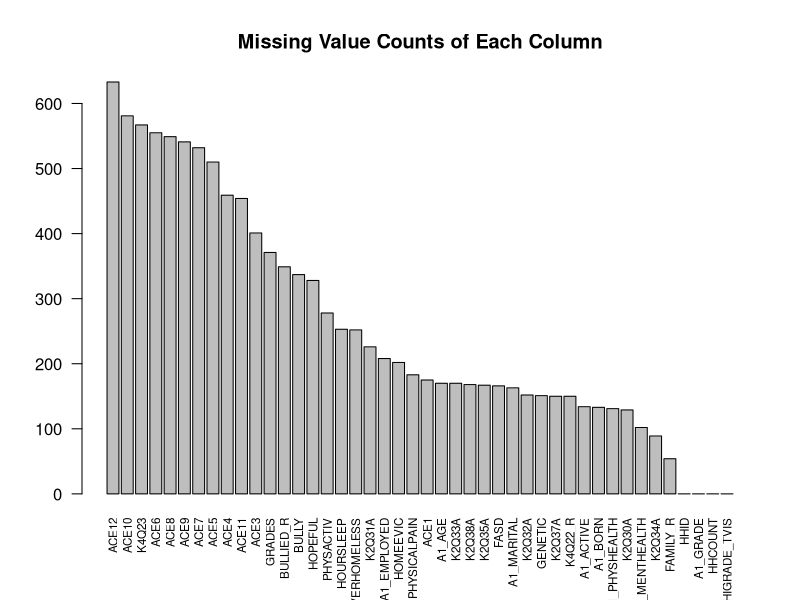
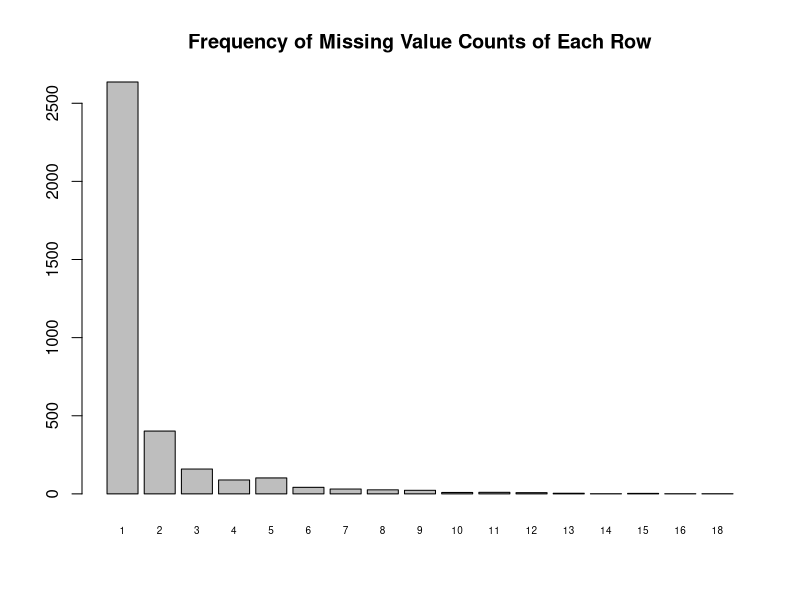
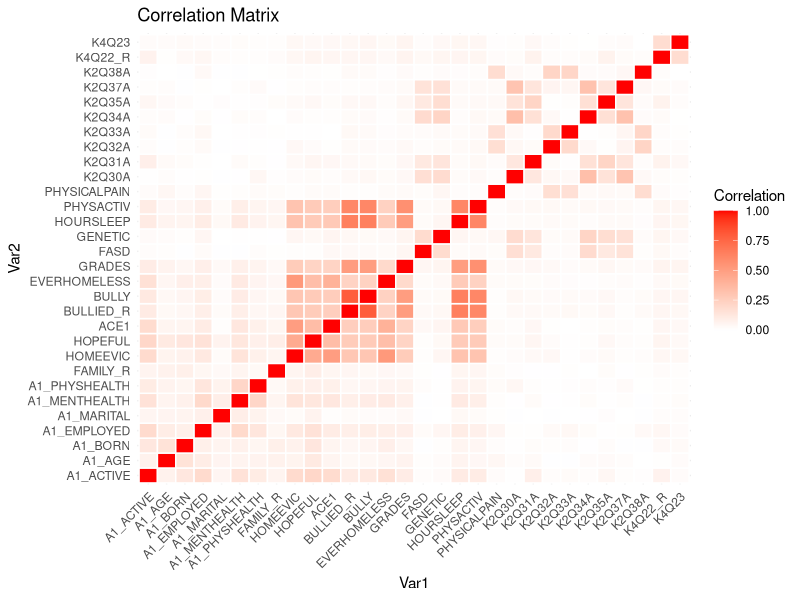

Recreate these plots in R, in order.
## ---- chunk 1
nsch_df <- read.csv("data/nsch.csv")
missing <- is.na(nsch_df)
dim(nsch_df)
dim(nsch_df[apply(missing, 1, any), ])
## ---- chunk 2
col_sum_na <- colSums(missing) |> sort(decreasing = TRUE)
col_sum_na
barplot(col_sum_na, cex.names=0.7, las=2, main="Missing Value Counts of Each Column")
## ---- chunk 3
nsch_df_except_ace <- nsch_df[,-seq(16,25)]
col_wo_na <- c("HHID", "A1_GRADE", "HHCOUNT", "HIGRADE_TVIS")
col_names <- names(nsch_df_except_ace)
nsch_df_except_ace <- nsch_df_except_ace[,-which(col_names %in% col_wo_na)]
missing_except_ace <- is.na(nsch_df_except_ace)
nsch_df_except_ace <- nsch_df_except_ace[apply(missing_except_ace, 1, any), ]
dim(nsch_df_except_ace)
## ---- chunk 4
freq_table_na_each_row <- rowSums(is.na(nsch_df_except_ace)) |> table()
barplot(freq_table_na_each_row, cex.names=0.6,
        main="Frequency of Missing Value Counts of Each Row")
## ---- chunk 5
freq_table_na_each_row
## ---- chunk 6
cor_matrix <- cor(as.data.frame(missing_except_ace) +1-1)

library(ggplot2)
# Reshape the correlation matrix for ggplot
cor_df <- as.data.frame(as.table(cor_matrix))
names(cor_df) <- c("Var1", "Var2", "Corr")

# Plot the correlation matrix using ggplot2
heatmap <- ggplot(cor_df, aes(Var1, Var2, fill = Corr)) +
  geom_tile(color = "white", size = 0.5) +
  scale_fill_gradient2(low = "blue", high = "red", mid="white",
                       name = "Correlation", midpoint = 0) +
  theme_minimal() +
  theme(axis.text.x = element_text(angle = 45, hjust = 1)) +
  labs(title = "Correlation Matrix")

# Display the plot
print(heatmap)
